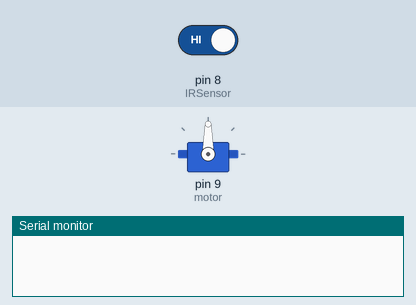
Simulated run of this sketch. Board: Arduino Nano, built with avr-gcc and run on an emulated ATmega328P. Shown: servo, the last lines printed to the serial monitor. The test bench sets the inputs (shaded band); at power-on: pin 8 (IRSensor) HIGH.

Above: at 1.8 s.
1.9 s: pin 8 (IRSensor) driven LOW
At 4.7 s:
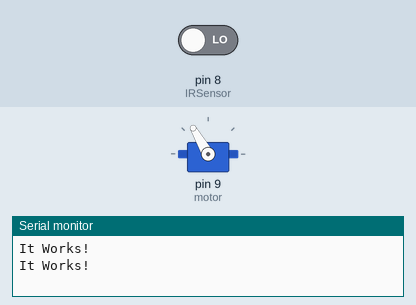
4.9 s: pin 8 (IRSensor) driven HIGH
At 5.9 s:
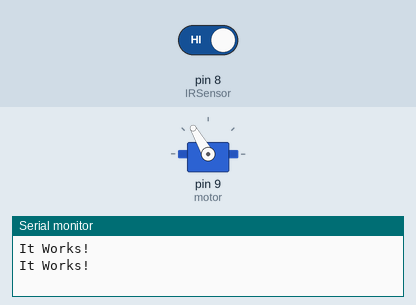
Timing chart, 0 to 7.9 s (numbered marks = the images above; inputs shaded):
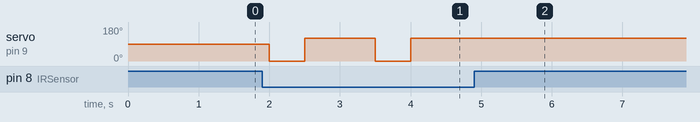

The sketch:

Hand_Sense2.ino
```cpp
/* Program to control hand sanatizer system using IR hand detection sensor and SG90 servo motor
   https://robu.in/product/ir-infrared-obstacle-avoidance-sensor-module; https://robu.in/product/towerpro-sg90-9g-mini-servo-9-gram

   IR sensor OUT pin --> PIN8 of Arduino Nano
   Servo signal pin --> PIN9 of Arduino Nano */

#include <Servo.h>
Servo motor;
int IRSensor = 8;

void setup()
{
  Serial.begin(9600);
  motor.attach(9);
  pinMode(IRSensor, INPUT);
}

void loop()
{
  int statusSensor = digitalRead(IRSensor);
  if(statusSensor == 0)
  {
    motor.write(0);
    delay(500);
    motor.write(120);
    delay(500);
    Serial.println("It Works!");
  }
  delay(500);
}
```

Measured:
- after the input at 1.9 s, servo on pin 9 (motor): alternates 120° for 1.0 s and 0° for 0.50 s, starting after 0.10 s
- after the input at 4.9 s, servo on pin 9 (motor): stops changing and stays 120°
